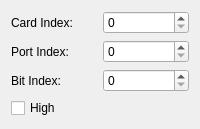
     <widget class="QWidget" name="page_23">
      <layout class="QVBoxLayout" name="verticalLayout_26">
       <item>
        <layout class="QHBoxLayout" name="horizontalLayout_81">
         <item>
          <widget class="QLabel" name="label_71">
           <property name="text">
            <string>Card Index:</string>
           </property>
          </widget>
         </item>
         <item>
          <widget class="QSpinBox" name="ioOutCardIndexspinBox">
           <property name="suffix">
            <string notr="true"/>
           </property>
           <property name="prefix">
            <string notr="true"/>
           </property>
           <property name="maximum">
            <number>255</number>
           </property>
          </widget>
         </item>
        </layout>
       </item>
       <item>
        <layout class="QHBoxLayout" name="horizontalLayout_82">
         <item>
          <widget class="QLabel" name="label_72">
           <property name="text">
            <string>Port Index:</string>
           </property>
          </widget>
         </item>
         <item>
          <widget class="QSpinBox" name="ioOutPortIndexspinBox">
           <property name="suffix">
            <string notr="true"/>
           </property>
           <property name="prefix">
            <string notr="true"/>
           </property>
           <property name="maximum">
            <number>255</number>
           </property>
          </widget>
         </item>
        </layout>
       </item>
       <item>
        <layout class="QHBoxLayout" name="horizontalLayout_83">
         <item>
          <widget class="QLabel" name="label_73">
           <property name="text">
            <string>Bit Index:</string>
           </property>
          </widget>
         </item>
         <item>
          <widget class="QSpinBox" name="ioOutBitIndexspinBox">
           <property name="suffix">
            <string notr="true"/>
           </property>
           <property name="prefix">
            <string notr="true"/>
           </property>
           <property name="maximum">
            <number>255</number>
           </property>
          </widget>
         </item>
        </layout>
       </item>
       <item>
        <widget class="QCheckBox" name="ioOutHighcheckBox">
         <property name="text">
          <string>High</string>
         </property>
        </widget>
       </item>
      </layout>
     </widget>
